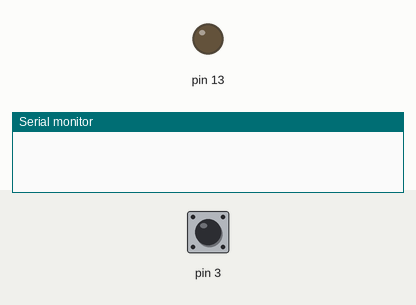
Simulated run of this sketch. Board: Arduino Uno, built with avr-gcc and run on an emulated ATmega328P. Shown: output pins drawn as LEDs (lit = HIGH), the last lines printed to the serial monitor. The inputs (shaded band) are chosen by the test bench; at power-on: pin 3 HIGH.

Above: at 1.2 s.
1.3 s: pin 3 pulled LOW for 0.15 s
At 2.2 s:
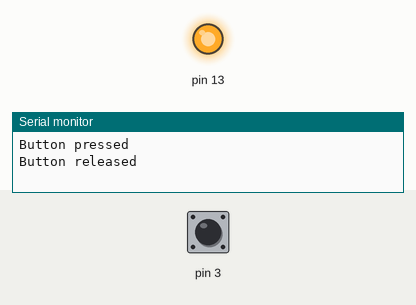
2.9 s: pin 3 pulled LOW for 1 s
At 4.6 s:
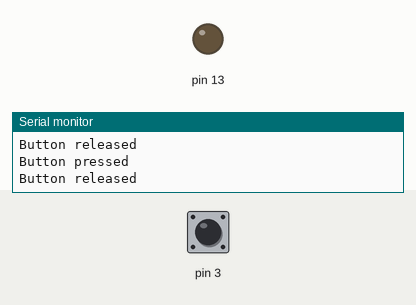
5.4 s: pin 3 pulled LOW for 3.2 s
At 9.4 s:
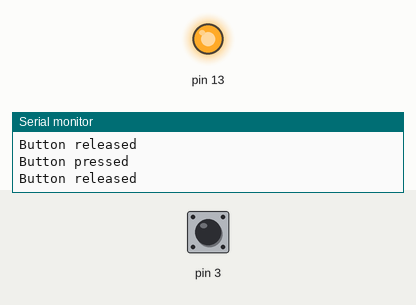
Timing chart, 0 to 10.9 s (numbered marks = the images above; inputs shaded):
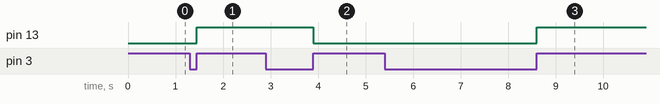

Measured:
- after the input at 1.3 s, pin 13: LOW → HIGH after 0.15 s
- after the input at 2.9 s, pin 13: HIGH → LOW after 1.0 s
- after the input at 5.4 s, pin 13: LOW → HIGH after 3.2 s

The sketch:

btn_with_flag.ino
```cpp
boolean btn_flag = false;
boolean current_btn_value = 0;
boolean led_flag = 0;
unsigned long last_press = 0;

void setup() {
  pinMode(3, INPUT_PULLUP);
  pinMode(13, OUTPUT);
  Serial.begin(9600);
}

void loop() {
  current_btn_value = !digitalRead(3); // кнопка нажата = 1, не нажата = 0;
  if (current_btn_value == 1 && btn_flag == 0) {
      btn_flag = 1;
      Serial.println("Button pressed");
      // delay(50);
      // last_press = millis();

  }

  if (current_btn_value == 0 && btn_flag == 1) {
    btn_flag = 0;
    Serial.println("Button released");
    led_flag = !led_flag;
    digitalWrite(13, led_flag);
  }
}
```
